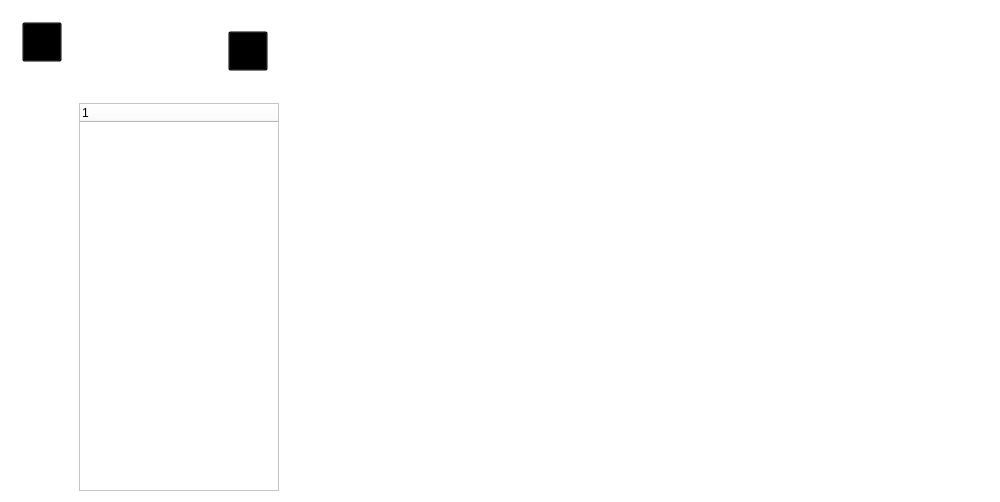
<?xml version="1.0" encoding="UTF-8"?>
<ui version="4.0">
 <class>HealthSystem</class>
 <widget class="QWidget" name="HealthSystem">
  <property name="geometry">
   <rect>
    <x>0</x>
    <y>0</y>
    <width>1000</width>
    <height>502</height>
   </rect>
  </property>
  <property name="sizePolicy">
   <sizepolicy hsizetype="Expanding" vsizetype="Expanding">
    <horstretch>0</horstretch>
    <verstretch>0</verstretch>
   </sizepolicy>
  </property>
  <property name="windowTitle">
   <string>HealthSystem</string>
  </property>
  <property name="layoutDirection">
   <enum>Qt::LeftToRight</enum>
  </property>
  <property name="styleSheet">
   <string notr="true">background-color: rgb(255, 255, 255);</string>
  </property>
  <layout class="QGridLayout" name="gridLayout">
   <item row="0" column="1">
    <widget class="QWidget" name="widget" native="true">
     <property name="sizePolicy">
      <sizepolicy hsizetype="Fixed" vsizetype="Fixed">
       <horstretch>0</horstretch>
       <verstretch>0</verstretch>
      </sizepolicy>
     </property>
     <property name="minimumSize">
      <size>
       <width>200</width>
       <height>80</height>
      </size>
     </property>
     <layout class="QGridLayout" name="gridLayout_2">
      <item row="0" column="0">
       <widget class="QLabel" name="label">
        <property name="layoutDirection">
         <enum>Qt::LeftToRight</enum>
        </property>
        <property name="styleSheet">
         <string notr="true">font: 20pt &quot;楷体&quot;;
color: rgb(255, 255, 255);</string>
        </property>
        <property name="text">
         <string>步态分析</string>
        </property>
        <property name="alignment">
         <set>Qt::AlignCenter</set>
        </property>
       </widget>
      </item>
      <item row="0" column="1">
       <widget class="QPushButton" name="pushButton">
        <property name="sizePolicy">
         <sizepolicy hsizetype="Fixed" vsizetype="Fixed">
          <horstretch>0</horstretch>
          <verstretch>0</verstretch>
         </sizepolicy>
        </property>
        <property name="minimumSize">
         <size>
          <width>0</width>
          <height>40</height>
         </size>
        </property>
        <property name="layoutDirection">
         <enum>Qt::RightToLeft</enum>
        </property>
        <property name="styleSheet">
         <string notr="true">border-color: rgb(255, 255, 255);
color: rgb(204, 204, 204);
background: transparent;</string>
        </property>
        <property name="text">
         <string/>
        </property>
       </widget>
      </item>
     </layout>
    </widget>
   </item>
   <item row="0" column="3" rowspan="3">
    <widget class="QStackedWidget" name="stackedWidget">
     <property name="sizePolicy">
      <sizepolicy hsizetype="Expanding" vsizetype="Expanding">
       <horstretch>0</horstretch>
       <verstretch>0</verstretch>
      </sizepolicy>
     </property>
     <property name="layoutDirection">
      <enum>Qt::LeftToRight</enum>
     </property>
     <widget class="QWidget" name="page_3"/>
     <widget class="QWidget" name="page_4"/>
    </widget>
   </item>
   <item row="2" column="1">
    <widget class="QTreeWidget" name="treeWidget">
     <property name="sizePolicy">
      <sizepolicy hsizetype="Fixed" vsizetype="Expanding">
       <horstretch>0</horstretch>
       <verstretch>0</verstretch>
      </sizepolicy>
     </property>
     <property name="minimumSize">
      <size>
       <width>200</width>
       <height>0</height>
      </size>
     </property>
     <property name="maximumSize">
      <size>
       <width>200</width>
       <height>16777215</height>
      </size>
     </property>
     <property name="contextMenuPolicy">
      <enum>Qt::CustomContextMenu</enum>
     </property>
     <column>
      <property name="text">
       <string notr="true">1</string>
      </property>
     </column>
    </widget>
   </item>
   <item row="0" column="0" rowspan="3">
    <widget class="QWidget" name="leftwidget" native="true">
     <property name="sizePolicy">
      <sizepolicy hsizetype="Fixed" vsizetype="Expanding">
       <horstretch>0</horstretch>
       <verstretch>0</verstretch>
      </sizepolicy>
     </property>
     <property name="minimumSize">
      <size>
       <width>50</width>
       <height>0</height>
      </size>
     </property>
     <layout class="QGridLayout" name="gridLayout_3">
      <item row="0" column="0">
       <widget class="QPushButton" name="gorightbutton">
        <property name="enabled">
         <bool>true</bool>
        </property>
        <property name="sizePolicy">
         <sizepolicy hsizetype="Fixed" vsizetype="Fixed">
          <horstretch>0</horstretch>
          <verstretch>0</verstretch>
         </sizepolicy>
        </property>
        <property name="minimumSize">
         <size>
          <width>0</width>
          <height>40</height>
         </size>
        </property>
        <property name="layoutDirection">
         <enum>Qt::RightToLeft</enum>
        </property>
        <property name="styleSheet">
         <string notr="true">border-color: rgb(255, 255, 255);
color: rgb(204, 204, 204);
background: transparent;</string>
        </property>
        <property name="text">
         <string/>
        </property>
       </widget>
      </item>
      <item row="1" column="0">
       <spacer name="verticalSpacer">
        <property name="orientation">
         <enum>Qt::Vertical</enum>
        </property>
        <property name="sizeHint" stdset="0">
         <size>
          <width>20</width>
          <height>40</height>
         </size>
        </property>
       </spacer>
      </item>
     </layout>
    </widget>
   </item>
  </layout>
 </widget>
 <layoutdefault spacing="6" margin="11"/>
 <resources/>
 <connections/>
</ui>
